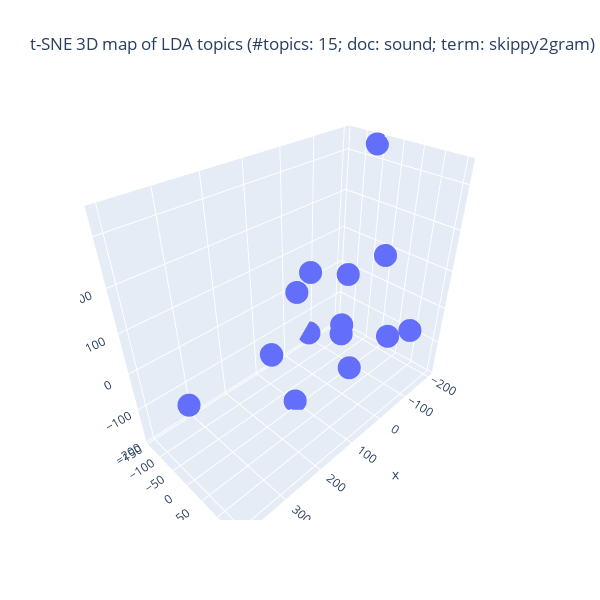

This figure's notebook cell:
### Code cell
## Plotlyを使って tSNE の結果の可視化 (3D)
import plotly.graph_objects as go
top_fitted = top_tSNE_3d_fitted
fig = go.Figure(data = [go.Scatter3d(
        x = top_fitted[:,0], y = top_fitted[:,1], z = top_fitted[:,2],
                                     mode = 'markers')
                                     ])

## 3D 散布図にラベルを追加する処理は未実装
title_val = f"t-SNE 3D map of LDA topics (#topics: {n_topics}; doc: {doc_attr}; term: {lda_term_type})"
fig.update_layout(autosize = False, width = 600, height = 600, title = title_val)
fig.show()

### Figure 1 — Plotly figure (JSON) as saved in the notebook; plotly's stock layout.template omitted (floating-point values rounded to 4 significant figures)
{"data": [{"mode": "markers", "type": "scatter3d", "x": [-3.848, -170.7, 87.22, -5.704, -49.87, 109.4, 121.9, 36.7, -132.8, -81.4, 399.4, 172.0, -198.0, -3.372, -163.0], "y": [-110.9, -92.39, -107.4, 30.22, 26.32, -3.095, 134.3, -27.97, 40.46, -143.8, 30.69, -7.865, -56.61, 155.1, 112.9], "z": [15.98, 2.214, -120.3, -31.91, -165.0, -187.4, 116.7, 123.7, 124.9, -166.3, 34.64, -11.54, 336.8, 31.76, -62.9]}], "layout": {"autosize": false, "height": 600, "title": {"text": "t-SNE 3D map of LDA topics (#topics: 15; doc: sound; term: skippy2gram)"}, "width": 600}}
